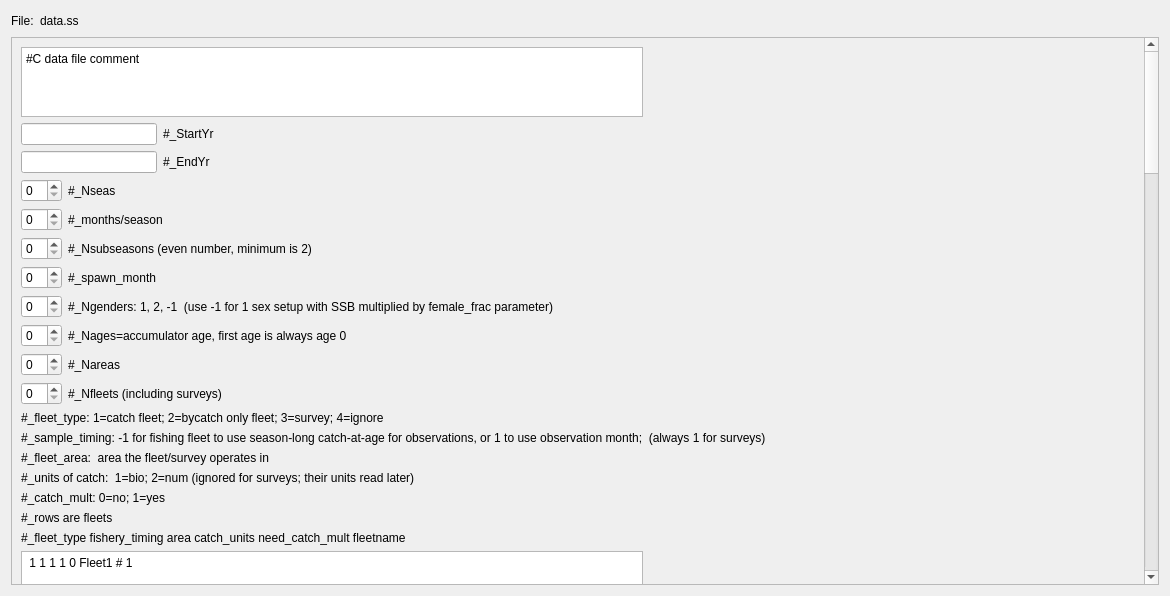
<?xml version="1.0" encoding="UTF-8"?>
<ui version="4.0">
 <class>dataWidget</class>
 <widget class="QWidget" name="dataWidget">
  <property name="geometry">
   <rect>
    <x>0</x>
    <y>0</y>
    <width>1170</width>
    <height>596</height>
   </rect>
  </property>
  <property name="windowTitle">
   <string>Form</string>
  </property>
  <layout class="QVBoxLayout" name="verticalLayout">
   <item>
    <layout class="QHBoxLayout" name="horizontalLayout">
     <item>
      <widget class="QLabel" name="label_2">
       <property name="text">
        <string>File:</string>
       </property>
      </widget>
     </item>
     <item>
      <widget class="QLabel" name="label">
       <property name="text">
        <string>data.ss</string>
       </property>
      </widget>
     </item>
     <item>
      <spacer name="horizontalSpacer">
       <property name="orientation">
        <enum>Qt::Horizontal</enum>
       </property>
       <property name="sizeHint" stdset="0">
        <size>
         <width>40</width>
         <height>20</height>
        </size>
       </property>
      </spacer>
     </item>
    </layout>
   </item>
   <item>
    <widget class="QScrollArea" name="scrollArea">
     <property name="widgetResizable">
      <bool>true</bool>
     </property>
     <widget class="QWidget" name="scrollAreaWidgetContents">
      <property name="geometry">
       <rect>
        <x>0</x>
        <y>0</y>
        <width>1129</width>
        <height>2652</height>
       </rect>
      </property>
      <layout class="QGridLayout" name="gridLayout">
       <item row="8" column="0">
        <widget class="QSpinBox" name="spinBox_6"/>
       </item>
       <item row="62" column="0">
        <widget class="QLabel" name="label_58">
         <property name="text">
          <string>#</string>
         </property>
        </widget>
       </item>
       <item row="57" column="1" colspan="3">
        <widget class="QLabel" name="label_56">
         <property name="text">
          <string># binwidth for population size comp </string>
         </property>
        </widget>
       </item>
       <item row="3" column="0">
        <widget class="QSpinBox" name="spinBox"/>
       </item>
       <item row="76" column="0" colspan="4">
        <widget class="QLineEdit" name="lineEdit_4"/>
       </item>
       <item row="73" column="0" colspan="5">
        <widget class="QLabel" name="label_70">
         <property name="text">
          <string># sex codes:  0=combined; 1=use female only; 2=use male only; 3=use both as joint sexxlength distribution</string>
         </property>
        </widget>
       </item>
       <item row="4" column="0">
        <widget class="QSpinBox" name="spinBox_2"/>
       </item>
       <item row="10" column="0">
        <widget class="QSpinBox" name="spinBox_8"/>
       </item>
       <item row="26" column="0" colspan="4">
        <widget class="QLabel" name="label_19">
         <property name="text">
          <string># a   b   c   d   e   f </string>
         </property>
        </widget>
       </item>
       <item row="49" column="0">
        <widget class="QSpinBox" name="spinBox_10"/>
       </item>
       <item row="79" column="4">
        <spacer name="horizontalSpacer_8">
         <property name="orientation">
          <enum>Qt::Horizontal</enum>
         </property>
         <property name="sizeHint" stdset="0">
          <size>
           <width>40</width>
           <height>20</height>
          </size>
         </property>
        </spacer>
       </item>
       <item row="42" column="0">
        <widget class="QSpinBox" name="spinBox_9"/>
       </item>
       <item row="50" column="0">
        <widget class="QSpinBox" name="spinBox_11"/>
       </item>
       <item row="56" column="1" colspan="4">
        <widget class="QLabel" name="label_57">
         <property name="text">
          <string># length bin method: 1=use databins; 2=generate from binwidth,min,max below; 3=read vector</string>
         </property>
        </widget>
       </item>
       <item row="58" column="0">
        <widget class="QSpinBox" name="spinBox_14"/>
       </item>
       <item row="5" column="0">
        <widget class="QSpinBox" name="spinBox_3"/>
       </item>
       <item row="7" column="1" colspan="6">
        <widget class="QLabel" name="label_9">
         <property name="text">
          <string>#_Ngenders: 1, 2, -1  (use -1 for 1 sex setup with SSB multiplied by female_frac parameter)</string>
         </property>
        </widget>
       </item>
       <item row="7" column="0">
        <widget class="QSpinBox" name="spinBox_5"/>
       </item>
       <item row="48" column="0">
        <widget class="QLabel" name="label_47">
         <property name="text">
          <string>#</string>
         </property>
        </widget>
       </item>
       <item row="77" column="0" colspan="4">
        <widget class="QLabel" name="label_67">
         <property name="text">
          <string>#_yr month fleet sex part Nsamp datavector(female-male)</string>
         </property>
        </widget>
       </item>
       <item row="15" column="0" colspan="6">
        <widget class="QLabel" name="label_29">
         <property name="text">
          <string>#_catch_mult: 0=no; 1=yes</string>
         </property>
        </widget>
       </item>
       <item row="25" column="0" colspan="4">
        <widget class="QLabel" name="label_18">
         <property name="text">
          <string>#f:  not used</string>
         </property>
        </widget>
       </item>
       <item row="41" column="0">
        <widget class="QLabel" name="label_38">
         <property name="text">
          <string>#</string>
         </property>
        </widget>
       </item>
       <item row="43" column="0" colspan="4">
        <widget class="QLabel" name="label_42">
         <property name="text">
          <string>#_discard_units (1=same_as_catchunits(bio/num); 2=fraction; 3=numbers)</string>
         </property>
        </widget>
       </item>
       <item row="58" column="1" colspan="3">
        <widget class="QLabel" name="label_55">
         <property name="text">
          <string># minimum size in the population (lower edge of first bin and size at age 0.00) </string>
         </property>
        </widget>
       </item>
       <item row="39" column="0" colspan="4">
        <widget class="QLabel" name="label_37">
         <property name="text">
          <string>#_yr month fleet obs stderr</string>
         </property>
        </widget>
       </item>
       <item row="44" column="0" colspan="5">
        <widget class="QLabel" name="label_41">
         <property name="text">
          <string>#_discard_errtype:  &gt;0 for DF of T-dist(read CV below); 0 for normal with CV; -1 for normal with se; -2 for lognormal; -3 for trunc normal with CV</string>
         </property>
        </widget>
       </item>
       <item row="79" column="3">
        <spacer name="horizontalSpacer_7">
         <property name="orientation">
          <enum>Qt::Horizontal</enum>
         </property>
         <property name="sizeHint" stdset="0">
          <size>
           <width>40</width>
           <height>20</height>
          </size>
         </property>
        </spacer>
       </item>
       <item row="5" column="1" colspan="3">
        <widget class="QLabel" name="label_7">
         <property name="text">
          <string>#_Nsubseasons (even number, minimum is 2)</string>
         </property>
        </widget>
       </item>
       <item row="19" column="0" colspan="3">
        <widget class="QLabel" name="label_28">
         <property name="text">
          <string>#Bycatch_fleet_input_goes_next</string>
         </property>
        </widget>
       </item>
       <item row="72" column="0" colspan="4">
        <widget class="QPlainTextEdit" name="plainTextEdit_9">
         <property name="plainText">
          <string>-1 0.001 1 0 0 0 1 #_fleet:1_Fleet1</string>
         </property>
        </widget>
       </item>
       <item row="61" column="0" colspan="4">
        <widget class="QLineEdit" name="lineEdit_3"/>
       </item>
       <item row="27" column="0" colspan="4">
        <widget class="QPlainTextEdit" name="plainTextEdit_8"/>
       </item>
       <item row="2" column="2" colspan="4">
        <widget class="QLabel" name="label_4">
         <property name="text">
          <string>#_EndYr</string>
         </property>
        </widget>
       </item>
       <item row="14" column="0" colspan="6">
        <widget class="QLabel" name="label_30">
         <property name="text">
          <string>#_units of catch:  1=bio; 2=num (ignored for surveys; their units read later)</string>
         </property>
        </widget>
       </item>
       <item row="38" column="0" colspan="4">
        <widget class="QPlainTextEdit" name="plainTextEdit_4">
         <property name="plainText">
          <string>1 1 0 0 # Fleet1</string>
         </property>
        </widget>
       </item>
       <item row="47" column="0" colspan="4">
        <widget class="QPlainTextEdit" name="plainTextEdit_6">
         <property name="plainText">
          <string>-9999 0 0 0.0 0.0 # terminator for discard data </string>
         </property>
        </widget>
       </item>
       <item row="66" column="0" colspan="5">
        <widget class="QLabel" name="label_60">
         <property name="text">
          <string>#_compressbins: accumulate upper tail by this number of bins; acts simultaneous with mintailcomp; set=0 for no forced accumulation</string>
         </property>
        </widget>
       </item>
       <item row="63" column="0" colspan="5">
        <widget class="QLabel" name="label_63">
         <property name="text">
          <string>#_mintailcomp: upper and lower distribution for females and males separately are accumulated until exceeding this level.</string>
         </property>
        </widget>
       </item>
       <item row="32" column="0">
        <widget class="QLabel" name="label_31">
         <property name="text">
          <string>#</string>
         </property>
        </widget>
       </item>
       <item row="9" column="0">
        <widget class="QSpinBox" name="spinBox_7"/>
       </item>
       <item row="1" column="0" colspan="2">
        <widget class="QLineEdit" name="lineEdit"/>
       </item>
       <item row="57" column="0">
        <widget class="QSpinBox" name="spinBox_13"/>
       </item>
       <item row="65" column="0" colspan="4">
        <widget class="QLabel" name="label_61">
         <property name="text">
          <string>#_combM+F: males and females treated as combined gender below this bin number </string>
         </property>
        </widget>
       </item>
       <item row="3" column="1">
        <widget class="QLabel" name="label_5">
         <property name="text">
          <string>#_Nseas</string>
         </property>
        </widget>
       </item>
       <item row="12" column="0" colspan="5">
        <widget class="QLabel" name="label_14">
         <property name="text">
          <string>#_sample_timing: -1 for fishing fleet to use season-long catch-at-age for observations, or 1 to use observation month;  (always 1 for surveys)</string>
         </property>
        </widget>
       </item>
       <item row="69" column="0" colspan="4">
        <widget class="QLabel" name="label_65">
         <property name="text">
          <string>#_minsamplesize: minimum sample size; set to 1 to match 3.24, minimum value is 0.001</string>
         </property>
        </widget>
       </item>
       <item row="59" column="1" colspan="3">
        <widget class="QLabel" name="label_54">
         <property name="text">
          <string># maximum size in the population (lower edge of last bin) </string>
         </property>
        </widget>
       </item>
       <item row="59" column="0">
        <widget class="QSpinBox" name="spinBox_15"/>
       </item>
       <item row="20" column="0" colspan="3">
        <widget class="QLabel" name="label_26">
         <property name="text">
          <string>#a:  fleet index</string>
         </property>
        </widget>
       </item>
       <item row="33" column="0" colspan="4">
        <widget class="QLabel" name="label_35">
         <property name="text">
          <string>#_CPUE_and_surveyabundance_observations</string>
         </property>
        </widget>
       </item>
       <item row="24" column="0" colspan="6">
        <widget class="QLabel" name="label_23">
         <property name="text">
          <string>#e:  last year of range</string>
         </property>
        </widget>
       </item>
       <item row="6" column="1">
        <widget class="QLabel" name="label_8">
         <property name="text">
          <string>#_spawn_month</string>
         </property>
        </widget>
       </item>
       <item row="10" column="1" colspan="5">
        <widget class="QLabel" name="label_12">
         <property name="text">
          <string>#_Nfleets (including surveys)</string>
         </property>
        </widget>
       </item>
       <item row="31" column="0" colspan="4">
        <widget class="QPlainTextEdit" name="plainTextEdit_3">
         <property name="plainText">
          <string>-9999 0 0 0 0 # terminator for catch data</string>
         </property>
        </widget>
       </item>
       <item row="64" column="0" colspan="4">
        <widget class="QLabel" name="label_62">
         <property name="text">
          <string>#_addtocomp:  after accumulation of tails; this value added to all bins</string>
         </property>
        </widget>
       </item>
       <item row="13" column="0" colspan="6">
        <widget class="QLabel" name="label_15">
         <property name="text">
          <string>#_fleet_area:  area the fleet/survey operates in </string>
         </property>
        </widget>
       </item>
       <item row="79" column="0">
        <widget class="QLabel" name="label_51">
         <property name="text">
          <string> </string>
         </property>
        </widget>
       </item>
       <item row="0" column="0" colspan="4">
        <widget class="QPlainTextEdit" name="plainTextEdit">
         <property name="plainText">
          <string>#C data file comment</string>
         </property>
        </widget>
       </item>
       <item row="11" column="0" colspan="6">
        <widget class="QLabel" name="label_13">
         <property name="text">
          <string>#_fleet_type: 1=catch fleet; 2=bycatch only fleet; 3=survey; 4=ignore </string>
         </property>
        </widget>
       </item>
       <item row="16" column="0" colspan="6">
        <widget class="QLabel" name="label_16">
         <property name="text">
          <string>#_rows are fleets</string>
         </property>
        </widget>
       </item>
       <item row="29" column="0" colspan="4">
        <widget class="QLabel" name="label_22">
         <property name="text">
          <string>#_catch_se:  standard error of log(catch)</string>
         </property>
        </widget>
       </item>
       <item row="52" column="0" colspan="4">
        <widget class="QLabel" name="label_49">
         <property name="text">
          <string>#_yr month fleet part type obs stderr</string>
         </property>
        </widget>
       </item>
       <item row="67" column="0" colspan="4">
        <widget class="QLabel" name="label_59">
         <property name="text">
          <string>#_Comp_Error:  0=multinomial, 1=dirichlet</string>
         </property>
        </widget>
       </item>
       <item row="17" column="0" colspan="6">
        <widget class="QLabel" name="label_24">
         <property name="text">
          <string>#_fleet_type fishery_timing area catch_units need_catch_mult fleetname</string>
         </property>
        </widget>
       </item>
       <item row="1" column="2" colspan="4">
        <widget class="QLabel" name="label_3">
         <property name="text">
          <string>#_StartYr</string>
         </property>
        </widget>
       </item>
       <item row="42" column="1" colspan="3">
        <widget class="QLabel" name="label_40">
         <property name="text">
          <string>#_N_fleets_with_discard</string>
         </property>
        </widget>
       </item>
       <item row="46" column="0" colspan="4">
        <widget class="QLabel" name="label_43">
         <property name="text">
          <string>#_Fleet units errtype</string>
         </property>
        </widget>
       </item>
       <item row="79" column="1">
        <widget class="QLabel" name="label_52">
         <property name="text">
          <string> </string>
         </property>
        </widget>
       </item>
       <item row="60" column="1" colspan="3">
        <widget class="QLabel" name="label_53">
         <property name="text">
          <string># use length composition data (0/1)</string>
         </property>
        </widget>
       </item>
       <item row="4" column="1" colspan="2">
        <widget class="QLabel" name="label_6">
         <property name="text">
          <string>#_months/season</string>
         </property>
        </widget>
       </item>
       <item row="28" column="0" colspan="4">
        <widget class="QLabel" name="label_20">
         <property name="text">
          <string>#_Catch data: yr, seas, fleet, catch, catch_se</string>
         </property>
        </widget>
       </item>
       <item row="60" column="0">
        <widget class="QSpinBox" name="spinBox_16"/>
       </item>
       <item row="75" column="1" colspan="3">
        <widget class="QLabel" name="label_68">
         <property name="text">
          <string>#_N_LengthBins; then enter lower edge of each length bin</string>
         </property>
        </widget>
       </item>
       <item row="8" column="1" colspan="5">
        <widget class="QLabel" name="label_10">
         <property name="text">
          <string>#_Nages=accumulator age, first age is always age 0</string>
         </property>
        </widget>
       </item>
       <item row="50" column="1" colspan="3">
        <widget class="QLabel" name="label_45">
         <property name="text">
          <string>#_DF_for_meanbodysize_T-distribution_like</string>
         </property>
        </widget>
       </item>
       <item row="37" column="0" colspan="4">
        <widget class="QLabel" name="label_36">
         <property name="text">
          <string>#_Fleet Units Errtype SD_Report</string>
         </property>
        </widget>
       </item>
       <item row="45" column="0" colspan="4">
        <widget class="QLabel" name="label_39">
         <property name="text">
          <string># note, only have units and errtype for fleets with discard </string>
         </property>
        </widget>
       </item>
       <item row="74" column="0" colspan="4">
        <widget class="QLabel" name="label_69">
         <property name="text">
          <string># partition codes:  (0=combined; 1=discard; 2=retained</string>
         </property>
        </widget>
       </item>
       <item row="22" column="0" colspan="6">
        <widget class="QLabel" name="label_25">
         <property name="text">
          <string>#c:  1=Fmult scales with other fleets; 2=bycatch F constant at input value; 3=bycatch F from range of years</string>
         </property>
        </widget>
       </item>
       <item row="49" column="1" colspan="3">
        <widget class="QLabel" name="label_46">
         <property name="text">
          <string>#_use meanbodysize_data (0/1)</string>
         </property>
        </widget>
       </item>
       <item row="51" column="0" colspan="4">
        <widget class="QLabel" name="label_50">
         <property name="text">
          <string># note:  type=1 for mean length; type=2 for mean body weight </string>
         </property>
        </widget>
       </item>
       <item row="30" column="0" colspan="4">
        <widget class="QLabel" name="label_21">
         <property name="text">
          <string>#_NOTE:  catch data is ignored for survey fleets</string>
         </property>
        </widget>
       </item>
       <item row="79" column="2">
        <spacer name="horizontalSpacer_6">
         <property name="orientation">
          <enum>Qt::Horizontal</enum>
         </property>
         <property name="sizeHint" stdset="0">
          <size>
           <width>40</width>
           <height>20</height>
          </size>
         </property>
        </spacer>
       </item>
       <item row="54" column="0" colspan="4">
        <widget class="QLabel" name="label_48">
         <property name="text">
          <string>#</string>
         </property>
        </widget>
       </item>
       <item row="21" column="0" colspan="7">
        <widget class="QLabel" name="label_27">
         <property name="text">
          <string>#b:  1=include dead bycatch in total dead catch for F0.1 and MSY optimizations and forecast ABC; 2=omit from total catch for these purposes (but still include the mortality)</string>
         </property>
        </widget>
       </item>
       <item row="18" column="0" colspan="4">
        <widget class="QPlainTextEdit" name="plainTextEdit_2">
         <property name="plainText">
          <string> 1 1 1 1 0 Fleet1 # 1</string>
         </property>
        </widget>
       </item>
       <item row="2" column="0" colspan="2">
        <widget class="QLineEdit" name="lineEdit_2"/>
       </item>
       <item row="79" column="5">
        <spacer name="horizontalSpacer_9">
         <property name="orientation">
          <enum>Qt::Horizontal</enum>
         </property>
         <property name="sizeHint" stdset="0">
          <size>
           <width>40</width>
           <height>20</height>
          </size>
         </property>
        </spacer>
       </item>
       <item row="53" column="0" colspan="4">
        <widget class="QPlainTextEdit" name="plainTextEdit_7">
         <property name="plainText">
          <string>-9999 0 0 0 0 0 0 # terminator for mean body size data </string>
         </property>
        </widget>
       </item>
       <item row="68" column="0" colspan="4">
        <widget class="QLabel" name="label_66">
         <property name="text">
          <string>#_ParmSelect:  parm number for dirichlet</string>
         </property>
        </widget>
       </item>
       <item row="55" column="0" colspan="5">
        <widget class="QLabel" name="label_44">
         <property name="text">
          <string># set up population length bin structure (note - irrelevant if not using size data and using empirical wtatage</string>
         </property>
        </widget>
       </item>
       <item row="56" column="0">
        <widget class="QSpinBox" name="spinBox_12"/>
       </item>
       <item row="40" column="0" colspan="4">
        <widget class="QPlainTextEdit" name="plainTextEdit_5">
         <property name="plainText">
          <string>-9999 1 1 1 1 # terminator for survey observations</string>
         </property>
        </widget>
       </item>
       <item row="35" column="0" colspan="4">
        <widget class="QLabel" name="label_33">
         <property name="text">
          <string>#_Errtype:  -1=normal; 0=lognormal; &gt;0=T</string>
         </property>
        </widget>
       </item>
       <item row="34" column="0" colspan="7">
        <widget class="QLabel" name="label_34">
         <property name="text">
          <string>#_Units:  0=numbers; 1=biomass; 2=F; 30=spawnbio; 31=recdev; 32=spawnbio*recdev; 33=recruitment; 34=depletion(&amp;see Qsetup); 35=parm_dev(&amp;see Qsetup)</string>
         </property>
        </widget>
       </item>
       <item row="6" column="0">
        <widget class="QSpinBox" name="spinBox_4"/>
       </item>
       <item row="9" column="1">
        <widget class="QLabel" name="label_11">
         <property name="text">
          <string>#_Nareas</string>
         </property>
        </widget>
       </item>
       <item row="36" column="0" colspan="4">
        <widget class="QLabel" name="label_32">
         <property name="text">
          <string>#_SD_Report: 0=no sdreport; 1=enable sdreport</string>
         </property>
        </widget>
       </item>
       <item row="23" column="0" colspan="6">
        <widget class="QLabel" name="label_17">
         <property name="text">
          <string>#d:  F or first year of range</string>
         </property>
        </widget>
       </item>
       <item row="70" column="0" colspan="4">
        <widget class="QLabel" name="label_64">
         <property name="text">
          <string>#_mintailcomp addtocomp combM+F CompressBins CompError ParmSelect minsamplesize</string>
         </property>
        </widget>
       </item>
       <item row="78" column="0" colspan="4">
        <widget class="QPlainTextEdit" name="plainTextEdit_10">
         <property name="plainText">
          <string>-9999 0 0 0 0 0 0 0 0 0 0 0 0 0 0 0 0 0 0 0 0 0 0 0 0 0 0 0 0 0 0 0 0 0 0 0 0 0 0 0 0 0 0 0 0 0 0 0 0 0 0 0 0 0 0 0 0 0 0 0 0 0 0 0 0 0 0 0 0 0 0 0 </string>
         </property>
        </widget>
       </item>
      </layout>
     </widget>
    </widget>
   </item>
  </layout>
 </widget>
 <resources/>
 <connections/>
</ui>
